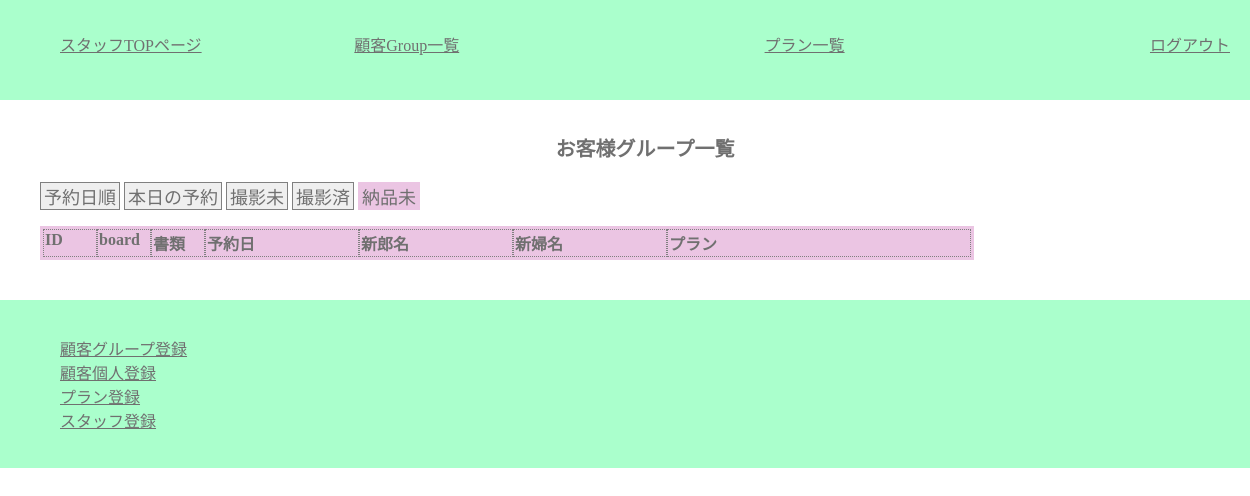
Page /staff/c_group_list_nd.php (signed in) on the earlier database version.
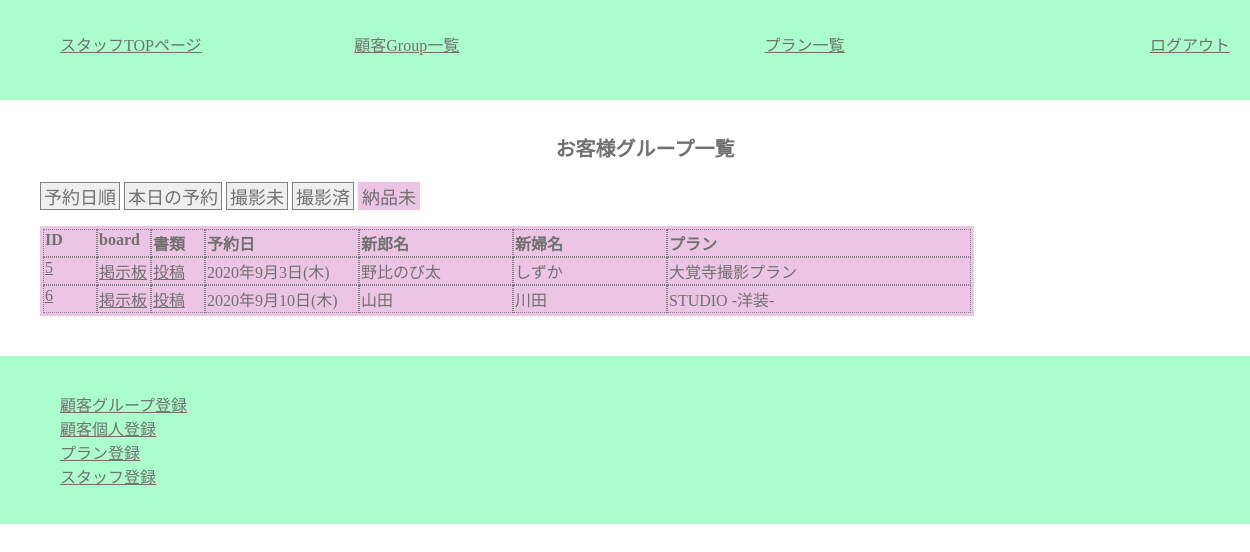
Same page on the later database version.
### tables this page shows
CREATE TABLE `customers` (
  `c_id` varchar(32) NOT NULL,
  `c_group_id` int(11) NOT NULL,
  `c_name` varchar(32) NOT NULL,
  `c_pass` varchar(64) NOT NULL,
  `c_mail` varchar(64) NOT NULL,
  `c_tell` varchar(11) NOT NULL,
  `c_zip` char(7) NOT NULL,
  `c_address` varchar(64) NOT NULL,
  `c_gender` tinyint(1) NOT NULL
);

CREATE TABLE `c_groups` (
  `c_group_id` int(11) NOT NULL,
  `p_id` int(11) NOT NULL,
  `reserve_day` date NOT NULL,
  `reserve_time` time NOT NULL,
  `estimate` tinyint(1) NOT NULL,
  `invoce` tinyint(1) NOT NULL,
  `payment` tinyint(1) NOT NULL,
  `d_product` tinyint(1) NOT NULL,
  `new_zip` char(7) NOT NULL,
  `new_address` varchar(64) NOT NULL,
  `before2days` tinyint(1) NOT NULL DEFAULT 0,
  `make_reh` tinyint(1) NOT NULL DEFAULT 0,
  `cos_fixed` tinyint(1) NOT NULL DEFAULT 0,
  `cos_fitting` tinyint(1) NOT NULL DEFAULT 0,
  `place_fixed` tinyint(1) NOT NULL DEFAULT 0,
  `s_id` varchar(32) NOT NULL
);

CREATE TABLE `plans` (
  `p_id` int(11) NOT NULL,
  `p_name` varchar(32) NOT NULL,
  `p_wear` varchar(32) NOT NULL
);

### class/meeting.class.php (called while the page is built, shortened)
<?php
class Meeting{
	public $pdo;
	public function __construct(){
		$host  = "localhost";
		$dbname= "meeting_app";
		$dbuser= "root";
		$dbpass= "";
		$dsn = "mysql:host={$host};dbname={$dbname};charset=utf8";
		$this->pdo = new PDO($dsn,$dbuser,$dbpass);
	}
	public function getGroomBrideGrouopAllDate() {
		$sql  ="SELECT groom.c_name AS g_name,bride.c_name AS b_name,reserve_day,p_name,c_groups.c_group_id AS group_id,d_product,payment ";
		$sql .="FROM customers AS groom,customers AS bride,c_groups,plans ";
		$sql .="WHERE c_groups.c_group_id=groom.c_group_id ";
		$sql .="AND c_groups.c_group_id=bride.c_group_id ";
		$sql .="AND c_groups.p_id=plans.p_id ";
		$sql .="AND groom.c_gender=0 AND bride.c_gender=1 ";
		$sql .="ORDER BY reserve_day";
		$row = $this->pdo->query($sql);
		return $row;
	}
}
?>

### staff/c_group_list_nd.php (the view, shortened to what this page needs)
<?php
require_once("../class/meeting.class.php");
function h($str) {
	return htmlspecialchars($str,ENT_QUOTES);
}
$obj =new Meeting();
$rows =$obj->getGroomBrideGrouopAllDate();
$today= date("Y-m-d");
?>
<?php require_once("header_for_staff.php"); ?>
		<main>
			<h1>お客様グループ一覧</h1>
			<section>
				<p><button class="sort_day_btn all_day"><a href="c_group_list.php">予約日順</a></button>
				<button class="sort_day_btn today"><a href="c_group_list_today.php">本日の予約</a></button>
				<button class="sort_day_btn feature_day"><a href="c_group_list_f.php">撮影未</a></button>
				<button class="sort_day_btn past_day"><a href="c_group_list_p.php">撮影済</a></button>
				<button class="sort_day_btn no_d activ_page_btn"><a href="">納品未</a></button>
				</p>
				<div id="mainView">
					<table class="list">
					<tr>
						<th class="list_id_num">ID</th><th class="list_id_num">board</th><th class="list_id_num">書類</th>
						<th class="list_r_day">予約日</th><th class="list_c_name">新郎名</th><th class="list_c_name">新婦名</th><th class="list_p_name">プラン</th>
					</tr>
					<?php while($row=$rows->fetch(PDO::FETCH_ASSOC)): ?>
					<?php if($row["reserve_day"]<$today && $row["d_product"]==0): ?>
					<tr>
						<td class="list_id_num"><a href="c_group_each.php?group_id=<?php echo $row["group_id"];?>" ><?php echo $row["group_id"];?></a></td>
						<td class="list_id_num"><a href="../customer/c_board.php?group_id=<?php echo $row["group_id"];?>" >掲示板</a></td>
						<td class="list_id_num"><a href="../customer/c_paymentdata.php?group_id=<?php echo $row["group_id"];?>">投稿</a></td>
						<td class="list_r_day"><?php
							$reserve_day = $row["reserve_day"];
							$week = ["日","月","火","水","木","金","土"];
							$hi = date('w', strtotime($reserve_day));
							$youbi = $week[$hi];
							$rd =  date('Y年n月j日', strtotime($reserve_day))."(".$youbi.")";
							echo h($rd);
						?></td>
						<td class="list_c_name"><?php echo h($row["g_name"]); ?></td>
						<td class="list_c_name"><?php echo h($row["b_name"]); ?></td>
						<td class="list_p_name"><?php echo h($row["p_name"]); ?></td>
					</tr>
					<?php endif; ?>
					<?php endwhile; ?>
					</table>
				</div>
			</section>
		</main>
<?php include("footer_for_staffpage.php"); ?>

Differences in the rows shown:
added customers: c_group.c_group_id "5", c_group.reserve_day "2020年9月3日(木)", c_name "野比のび太", customers.c_name "しずか", plans.p_name "大覚寺撮影プラン"
added customers: c_group.c_group_id "6", c_group.reserve_day "2020年9月10日(木)", c_name "山田", customers.c_name "川田", plans.p_name "STUDIO -洋装-"
